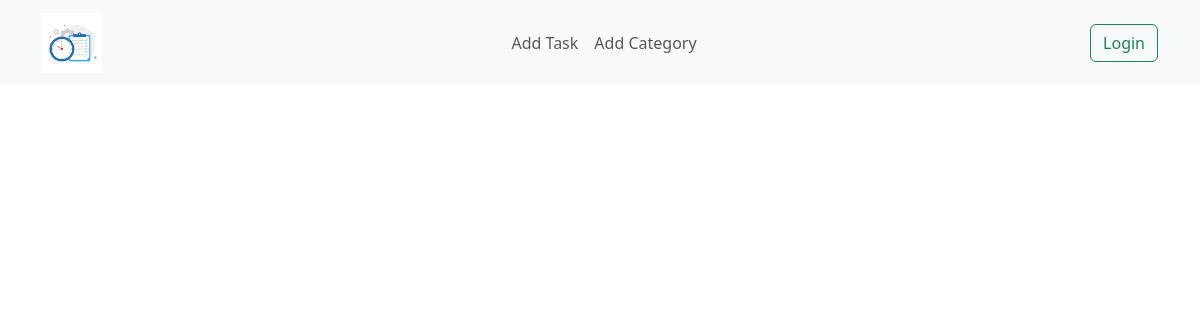
The app's page /, older data.
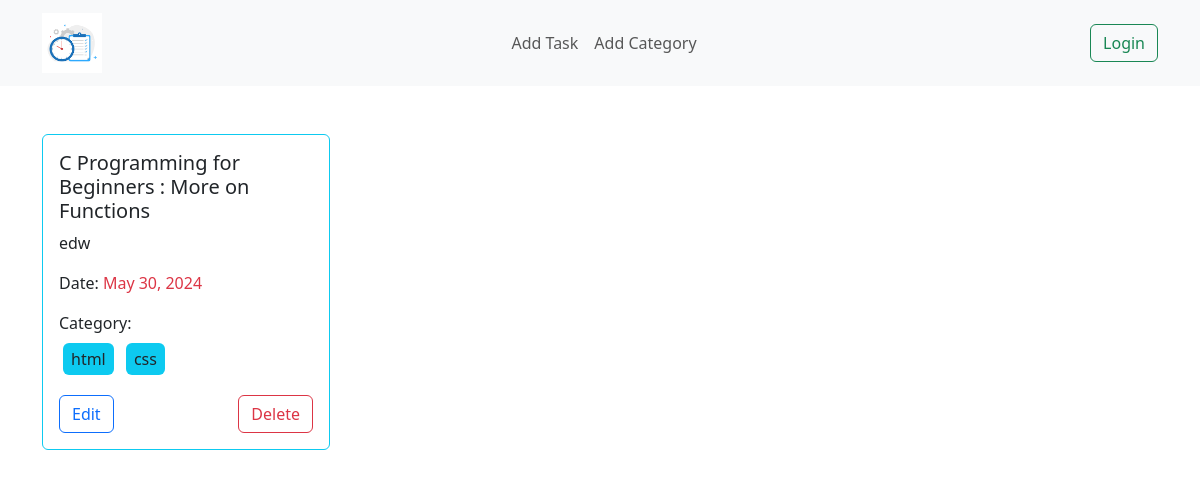
The same page, newer data.
### task/models.py (models this page shows, shortened)
class Task(models.Model):
  title=models.CharField(max_length=150)
  description=models.TextField()
  category=models.ManyToManyField(Category) #many to many relation ships
  date=models.DateField()
  is_complete=models.BooleanField()

### categories/models.py (models this page shows, shortened)
class Category(models.Model):
  name=models.CharField(max_length=150)

### tasks_management/views.py (the view)
# urls.py: 2. Add a URL to urlpatterns:  path('', views.home, name='home')
def home(request):
  tasks=Task.objects.all()
  return render(request,'home.html',{'data':tasks})

### templates/home.html (shortened to what this page needs)
{% extends "base.html" %}
{% block content%}
<div class="container py-5">
  <div class="d-flex flex-wrap gap-5 justify-content-center:""">
    {%for task in data%}
        <div class="card border-info" style="width:18rem;">
          <div class="card-body" >
            <h5 class="card-title">{{task.title}}</h5>
            <p class="card-text">{{task.description | truncatechars:200}}</p>
            <p class="card-text">Date: <span class="text-danger ">{{task.date}}</span></p>
            <div  class="card-text">
              Category:
              <p class='d-felx flex-wrap mt-1'>
                {% for cat in task.category.all %}
              <span class='bg-info border-primary rounded py-1 px-2 m-1 text-lowercase d-inline-block'> {{cat.name}}</span>
              {% endfor %}
              </p>
            </div>
            {% if task.is_complete %}
               <h6 class="card-title text-center text-primary">Completed</h6>
            {% else %}
               <div class='d-flex justify-content-between'>
                      <a href="{% url 'edit_task' task.id %}" class="btn btn-outline-primary">Edit</a>
                      <a href="{% url 'delete_task' task.id %}" class="btn btn-outline-danger">Delete</a>
                  </div>
              {% endif %}
          </div>
        </div>
    {% endfor %}
  </div>
  </div>
{% endblock %}

### templates/base.html (shortened to what this page needs)
{% load static %}
<!DOCTYPE html>
<html lang="en">
<head>
  <link href="https://cdn.jsdelivr.net/npm/bootstrap@5.3.3/dist/css/bootstrap.min.css" rel="stylesheet">
</head>
<body>
  <nav class="navbar navbar-expand-lg bg-body-tertiary">
    <div class="container">
      <a class="navbar-brand" href="{% url 'homepage' %}">
        <img style="width: 60px; height: 60px;"  src="{% static 'logo.png' %}" alt="Logo">
     </a>
      <div class="collapse navbar-collapse" id="navbarSupportedContent">
        <ul class="navbar-nav mx-auto mb-2 mb-lg-0">
          <li class="nav-item">
            <a class="nav-link" href="{% url 'add_task' %}">Add Task</a>
          </li>
          <li class="nav-item">
            <a class="nav-link" href="{% url 'add_category' %}">Add Category</a>
          </li>
        </ul>
          <button class="btn btn-outline-success" >Login</button>
      </div>
    </div>
  </nav>
  {% block content %}
  {% endblock %}
</body>
</html>

Row changes from the older to the newer data that the page shows:
added Task: title "C Programming for Beginners : More on Functions", description "edw", date "May 30, 2024", is_complete "Edit"
added Category: name "html"
added Category: name "css"
